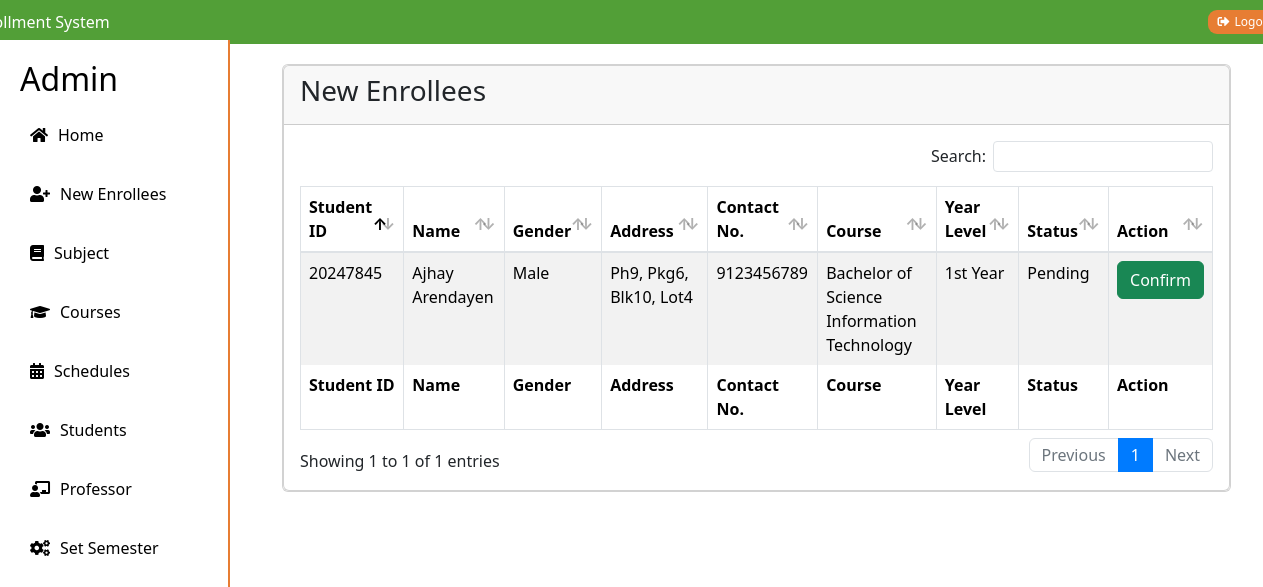
The page /admin/new-enrollees.php on the database as committed earlier.
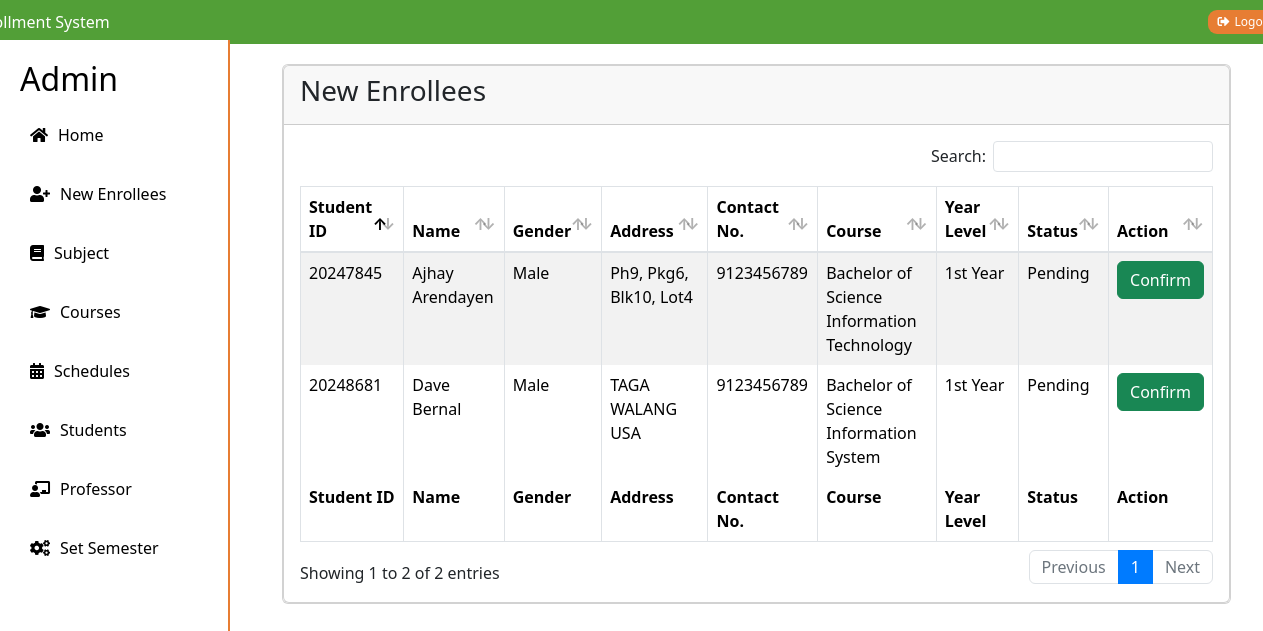
The same page on the database as committed later.
### tables this page shows
CREATE TABLE `students` (
  `id` int(11) NOT NULL,
  `student_id` int(11) NOT NULL,
  `program_id` int(11) NOT NULL,
  `year_id` int(11) NOT NULL,
  `firstname` varchar(255) NOT NULL,
  `middlename` varchar(255) NOT NULL,
  `lastname` varchar(255) NOT NULL,
  `birthdate` date NOT NULL,
  `gender` varchar(255) NOT NULL,
  `address` text NOT NULL,
  `birthplace` varchar(255) NOT NULL,
  `contact` bigint(20) NOT NULL,
  `documents` text NOT NULL,
  `status` varchar(255) NOT NULL,
  `registration_date` varchar(255) NOT NULL
);

CREATE TABLE `courses` (
  `id` int(11) NOT NULL,
  `program` varchar(255) NOT NULL
);

CREATE TABLE `year_level` (
  `id` int(11) NOT NULL,
  `year_level` varchar(255) NOT NULL
);

### admin/new-enrollees.php (the view, shortened to what this page needs)
<!DOCTYPE html>
<html lang="en">
<head>
</head>
<body>
    <?php include "include/sidebar.php"; ?>
    <main>
    <section class="content">
      <div class="container-fluid">
        <div class="row">
          <div class="col-12">
            <div class="card">
            <div class="card">
              <div class="card-header">
                <h3 class="card-title">New Enrollees</h3>
              </div>
              <div class="card-body">
                <table id="example1" class="table table-bordered table-striped">
                  <thead>
                  <tr>
                            <th>Student ID</th>
                            <th>Name</th>
                            <th>Gender</th>
                            <th>Address</th>
                            <th>Contact No.</th>
                            <th>Course</th>
                            <th>Year Level</th>
                            <th>Status</th>
                            <th>Action</th>
                  </tr>
                  </thead>
                  <tbody>
                        <?php
                        $sql = "CALL SelectAllStudents()";
                        $result = $conn->query($sql);
                        if ($result && $result->num_rows > 0) {
                            while ($details = $result->fetch_assoc()) {
                                ?>
                                <tr>
                                <td><?php echo $details['student_id']; ?></td>
                                <td><?php echo $details['firstname']; ?> <?php echo $details['lastname']; ?></td>
                                <td><?php echo $details['gender']; ?></td>
                                <td><?php echo $details['address']; ?></td>
                                <td><?php echo $details['contact']; ?></td>
                                <td><?php echo $details['program']; ?></td>
                                <td><?php echo $details['year_level']; ?></td>
                                <td><?php echo $details['status']; ?></td>
                                <td>
                                    <button type="button" class="btn btn-success" data-bs-toggle="modal" data-bs-target="#MODAL_ID_<?php $details['id']; ?>">
                                        Confirm
                                    </button>
                                </td>
                                </tr>
                                <?php
                            }
                        } else {
                            echo "<tr><td colspan='10'>No records found</td></tr>";
                        }
                        ?>
                    </tbody>
                  <tfoot>
                    <tr>
                            <th>Student ID</th>
                            <th>Name</th>
                            <th>Gender</th>
                            <th>Address</th>
                            <th>Contact No.</th>
                            <th>Course</th>
                            <th>Year Level</th>
                            <th>Status</th>
                            <th>Action</th>
                    </tr>
                  </tfoot>
                </table>
              </div>
            </div>
          </div>
        </div>
      </div>
    </section>
    </main>
</body>
</html>

Rows that differ between the two databases and show on the page:
added students: student_id "20248681", firstname "Dave", lastname "Bernal", gender "Male", address "TAGA WALANG USA", contact "9123456789", courses.program "Bachelor of Science Information System", year_level.year_level "1st Year", status "Pending"
Other text that changed with them:
text written by a page script: "Search: Showing 1 to 1 of 1 entries Previous 1 Next" → "Search: Showing 1 to 2 of 2 entries Previous 1 Next"
